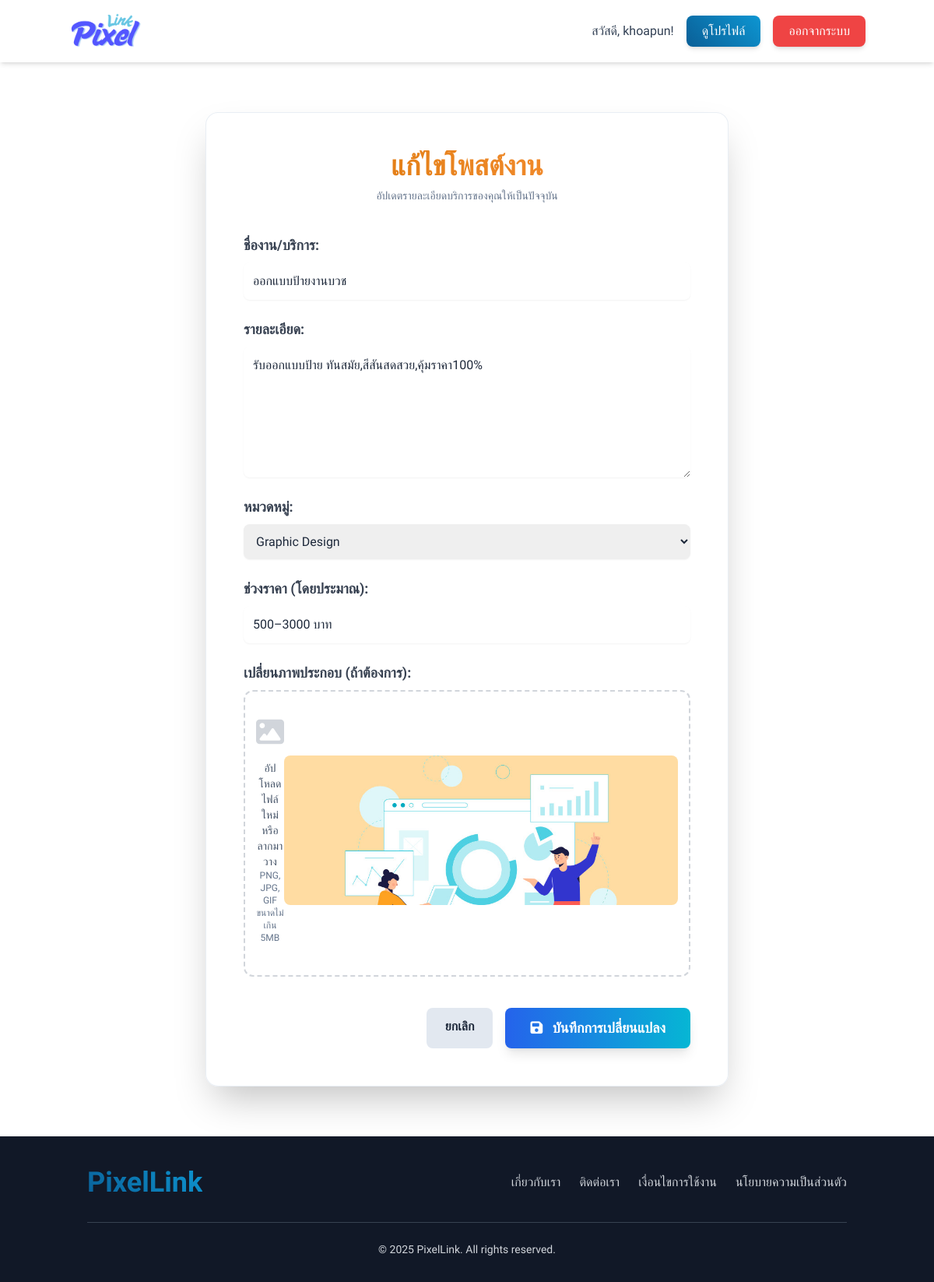
The page /designer/edit_job_post.php?id=23 (signed in) on the database its author committed.
### tables this page shows
CREATE TABLE `uploaded_files` (
  `file_id` int(11) NOT NULL,
  `contract_id` int(11) DEFAULT NULL,
  `job_post_id` int(11) DEFAULT NULL,
  `uploader_id` int(11) NOT NULL,
  `file_name` varchar(255) NOT NULL,
  `file_path` varchar(255) NOT NULL,
  `uploaded_at` timestamp NOT NULL DEFAULT current_timestamp(),
  `file_size` int(11) DEFAULT NULL,
  `uploaded_by_user_id` int(11) DEFAULT NULL,
  `file_type` varchar(255) DEFAULT NULL,
  `uploaded_date` datetime DEFAULT NULL
);

CREATE TABLE `job_postings` (
  `post_id` int(11) NOT NULL,
  `designer_id` int(11) NOT NULL,
  `title` varchar(255) NOT NULL,
  `description` text DEFAULT NULL,
  `category_id` int(11) DEFAULT NULL,
  `price_range` varchar(100) DEFAULT NULL,
  `posted_date` timestamp NOT NULL DEFAULT current_timestamp(),
  `status` enum('active','inactive','completed') DEFAULT 'active',
  `client_id` int(11) NOT NULL,
  `main_image_id` int(11) DEFAULT NULL
);

CREATE TABLE `job_categories` (
  `category_id` int(11) NOT NULL,
  `category_name` varchar(100) NOT NULL
);

### designer/edit_job_post.php (the view, shortened to what this page needs)
<?php
$servername = "localhost";
$username = "root";
$password = "";
$dbname = "pixellink";
$condb = new mysqli($servername, $username, $password, $dbname);
$condb->set_charset("utf8mb4");
$designer_id = $_SESSION['user_id'];
$post_id = isset($_GET['id']) ? (int)$_GET['id'] : 0;
$job_data = null;
$error_message = '';
if ($post_id > 0) {
    $sql_fetch = "SELECT jp.*, uf.file_path
                  FROM job_postings jp
                  LEFT JOIN uploaded_files uf ON jp.main_image_id = uf.file_id
                  WHERE jp.post_id = ? AND jp.designer_id = ?";
    $stmt_fetch = $condb->prepare($sql_fetch);
    $stmt_fetch->bind_param("ii", $post_id, $designer_id);
    $stmt_fetch->execute();
    $result = $stmt_fetch->get_result();
    if ($result->num_rows === 1) {
        $job_data = $result->fetch_assoc();
    } else {
        $error_message = "ไม่พบโพสต์ที่ต้องการแก้ไข หรือคุณไม่มีสิทธิ์";
    }
} else {
    $error_message = "ID ของโพสต์ไม่ถูกต้อง";
}
$categories = [];
$sql_categories = "SELECT category_id, category_name FROM job_categories ORDER BY category_name";
$result_categories = $condb->query($sql_categories);
if ($result_categories) {
    $categories = $result_categories->fetch_all(MYSQLI_ASSOC);
}
$loggedInUserName = '';
if (isset($_SESSION['user_id'])) {
    $loggedInUserName = $_SESSION['username'] ?? $_SESSION['full_name'] ?? '';
}
?>
<!DOCTYPE html>
<html lang="th">
<head>
    <script src="https://cdn.tailwindcss.com"></script>
    <link rel="stylesheet" href="https://cdnjs.cloudflare.com/ajax/libs/font-awesome/6.4.0/css/all.min.css">
    <link href="https://cdn.jsdelivr.net/npm/sweetalert2@11/dist/sweetalert2.min.css" rel="stylesheet">
</head>
<body class="text-slate-800 antialiased">
    <nav class="bg-white/80 backdrop-blur-sm p-4 shadow-md sticky top-0 z-50">
        <div class="container mx-auto flex justify-between items-center">
            <a href="main.php">
                <img src="../dist/img/logo.png" alt="PixelLink Logo" class="h-12 transition-transform hover:scale-105">
            </a>
            <div class="space-x-4 flex items-center">
                <span class="font-medium text-slate-700">สวัสดี, <?= htmlspecialchars($loggedInUserName) ?>!</span>
                <a href="view_profile.php?user_id=<?= $_SESSION['user_id']; ?>" class="btn-primary text-white px-5 py-2 rounded-lg font-medium shadow-md">ดูโปรไฟล์</a>
                <a href="../logout.php" class="btn-danger text-white px-5 py-2 rounded-lg font-medium shadow-md">ออกจากระบบ</a>
            </div>
        </div>
    </nav>
    <main class="container mx-auto px-4 sm:px-6 lg:px-8 py-12 sm:py-16">
        <div class="mx-auto max-w-2xl">
            <?php if (!empty($error_message)): ?>
                <div class="bg-red-100 border-l-4 border-red-500 text-red-700 p-4 rounded-lg shadow-md" role="alert">
                    <p class="font-bold">เกิดข้อผิดพลาด</p>
                    <p><?= htmlspecialchars($error_message) ?></p>
                </div>
            <?php elseif ($job_data): ?>
                <div class="bg-white/95 backdrop-blur-sm rounded-2xl shadow-2xl border border-slate-200/75">
                    <div class="p-8 sm:p-12">
                        <div class="text-center">
                            <h1 class="text-3xl md:text-4xl font-bold bg-gradient-to-r from-amber-600 to-orange-400 bg-clip-text text-transparent">แก้ไขโพสต์งาน</h1>
                            <p class="mt-2 text-sm text-slate-500">อัปเดตรายละเอียดบริการของคุณให้เป็นปัจจุบัน</p>
                        </div>
                        <form action="edit_job_post.php?id=<?= $post_id ?>" method="POST" enctype="multipart/form-data" class="mt-10 space-y-6">
                            <div>
                                <label for="title" class="block text-gray-700 text-lg font-semibold mb-2">ชื่องาน/บริการ:</label>
                                <input type="text" id="title" name="title" value="<?= htmlspecialchars($job_data['title']) ?>" class="block w-full p-3 rounded-lg border-gray-300 shadow-sm focus:border-blue-500 focus:ring-2 focus:ring-blue-500/50" required>
                            </div>
                            <div>
                                <label for="description" class="block text-gray-700 text-lg font-semibold mb-2">รายละเอียด:</label>
                                <textarea id="description" name="description" rows="6" class="block w-full p-3 rounded-lg border-gray-300 shadow-sm focus:border-blue-500 focus:ring-2 focus:ring-blue-500/50" required><?= htmlspecialchars($job_data['description']) ?></textarea>
                            </div>
                            <div>
                                <label for="category" class="block text-gray-700 text-lg font-semibold mb-2">หมวดหมู่:</label>
                                <select id="category" name="category" class="block w-full p-3 rounded-lg border-gray-300 shadow-sm focus:border-blue-500 focus:ring-2 focus:ring-blue-500/50" required>
                                    <?php foreach ($categories as $cat): ?>
                                        <option value="<?= $cat['category_id'] ?>" <?= ($job_data['category_id'] == $cat['category_id']) ? 'selected' : '' ?>>
                                            <?= htmlspecialchars($cat['category_name']) ?>
                                        </option>
                                    <?php endforeach; ?>
                                </select>
                            </div>
                            <div>
                                <label for="price_range" class="block text-gray-700 text-lg font-semibold mb-2">ช่วงราคา (โดยประมาณ):</label>
                                <input type="text" id="price_range" name="price_range" value="<?= htmlspecialchars($job_data['price_range']) ?>" class="block w-full p-3 rounded-lg border-gray-300 shadow-sm focus:border-blue-500 focus:ring-2 focus:ring-blue-500/50" required>
                            </div>
                            <div>
                                <label for="main_image" class="block text-gray-700 text-lg font-semibold mb-2">เปลี่ยนภาพประกอบ (ถ้าต้องการ):</label>
                                <div id="imagePreviewContainer" class="mt-2 flex justify-center items-center rounded-xl border-2 border-dashed border-gray-300 px-6 pt-8 pb-10 cursor-pointer hover:border-blue-400">
                                    <?php $image_source = !empty($job_data['file_path']) && file_exists($job_data['file_path']) ? $job_data['file_path'] : ''; ?>
                                    <div class="text-center" id="placeholderContent" <?= !empty($image_source) ? 'class="hidden"' : '' ?>>
                                        <i class="fa-solid fa-image text-4xl text-gray-300"></i>
                                        <p class="mt-4 text-sm text-slate-600">อัปโหลดไฟล์ใหม่ หรือลากมาวาง</p>
                                        <p class="text-xs text-slate-500">PNG, JPG, GIF ขนาดไม่เกิน 5MB</p>
                                    </div>
                                    <img id="imagePreview" src="<?= htmlspecialchars($image_source) ?>" alt="Image Preview" class="<?= empty($image_source) ? 'hidden' : '' ?> max-h-48 rounded-lg">
                                </div>
                            </div>
                            <div class="flex justify-end pt-4 space-x-4">
                                <a href="view_profile.php?user_id=<?= $designer_id ?>" class="bg-slate-200 hover:bg-slate-300 text-slate-800 px-6 py-3 rounded-lg font-semibold transition-colors">ยกเลิก</a>
                                <button type="submit" class="bg-gradient-to-r from-blue-600 to-cyan-500 text-white px-8 py-3 rounded-lg font-semibold text-lg shadow-lg hover:shadow-xl hover:scale-105 transition-all">
                                    <i class="fas fa-save mr-2"></i> บันทึกการเปลี่ยนแปลง
                                </button>
                            </div>
                        </form>
                    </div>
                </div>
            <?php endif; ?>
        </div>
    </main>
    <footer class="bg-gray-900 text-gray-300 py-8 mt-auto">
        <div class="container mx-auto px-4 md:px-6 text-center">
            <div class="flex flex-col md:flex-row justify-between items-center mb-6">
                <a href="main.php" class="pixellink-logo-footer mb-4 md:mb-0 transition duration-300 hover:opacity-80">Pixel<b>Link</b></a>
                <div class="flex flex-wrap justify-center space-x-2 md:space-x-6 text-sm md:text-base">
                    <a href="#" class="hover:text-white transition duration-300 mb-2 md:mb-0 font-light">เกี่ยวกับเรา</a>
                    <a href="#" class="hover:text-white transition duration-300 mb-2 md:mb-0 font-light">ติดต่อเรา</a>
                    <a href="#" class="hover:text-white transition duration-300 mb-2 md:mb-0 font-light">เงื่อนไขการใช้งาน</a>
                    <a href="#" class="hover:text-white transition duration-300 mb-2 md:mb-0 font-light">นโยบายความเป็นส่วนตัว</a>
                </div>
            </div>
            <hr class="border-gray-700 my-6">
            <p class="text-xs md:text-sm font-light">&copy; <?php echo date('Y'); ?> PixelLink. All rights reserved.</p>
        </div>
    </footer>
</body>
</html>

### designer/edit_job_post.php (style rules this page uses)
body { font-family: 'Kanit', sans-serif; background-image: url('../dist/img/cover.png'); background-size: cover; background-position: center; background-attachment: fixed; }
.btn-primary { background: linear-gradient(45deg, #0a5f97 0%, #0d96d2 100%); color: white; transition: all 0.3s ease; box-shadow: 0 4px 15px rgba(13, 150, 210, 0.3); }
.btn-danger { background-color: #ef4444; color: white; transition: all 0.3s ease; box-shadow: 0 4px 15px rgba(239, 68, 68, 0.3); }
.pixellink-logo-footer { font-weight: 700; font-size: 2.25rem; background: linear-gradient(45deg, #0a5f97, #0d96d2); -webkit-background-clip: text; -webkit-text-fill-color: transparent; }

### rows shown on the page
uploaded_files: title "ออกแบบป้ายงานบวช", description "รับออกแบบป้าย ทันสมัย,สีสันสดสวย,คุ้มราคา100%", price_range "500–3000 บาท", file_path (picture)
job_postings: category "Graphic Design"

### other values the page prints
$loggedInUserName "khoapun"
